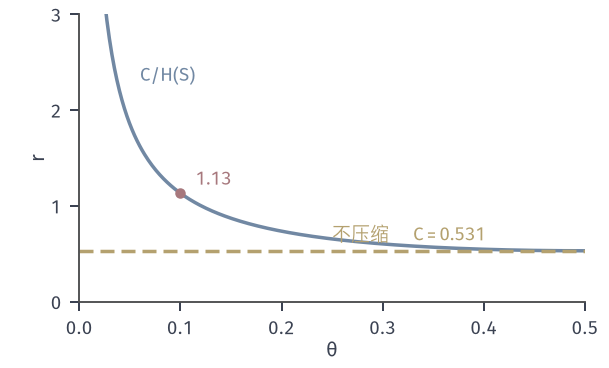

Source code (Python):
from pathlib import Path
import sys
HERE = Path(__file__).resolve().parent
sys.path.insert(0, str(HERE.parent/"ccode-common"))
from ccode_fig import *
# Lossless source-channel transmission of a Bern(theta) source over BSC(0.1).
# Blue: the largest ratio r = k/n (source symbols per channel use) allowed by r H(S) < C, i.e. r < C / h2(theta).
# Yellow dashed: sending the raw bits through a channel code without compression, r < C.  Red: theta = 0.1.
C = float(1-h2(P))
th = np.linspace(.005, .5, 400)
r = C/h2(th)
fig, ax = figure(width_mm=86, height_mm=52)
panel(fig, left=.13, right=.96, top=.96, bottom=.18)
ax.plot(th, r, color=BLUE, lw=1.4)
ax.axhline(C, color=YELLOW, lw=1.4, ls=DASH)
dot(ax, .1, C/float(h2(.1)))
lab(ax, .115, C/float(h2(.1))+.08, r'$1.13$', RED)
lab(ax, .25, C+.1, '不压缩', YELLOW); lab(ax, .33, C+.1, r'$C=0.531$', YELLOW); lab(ax, .06, 2.3, r'$C/H(S)$', BLUE)
ax.set_xlim(0, .5); ax.set_ylim(0, 3); ax.set_yticks([0, 1, 2, 3])
ax.set_xlabel(r'$\theta$', labelpad=1); ax.set_ylabel(r'$r$', labelpad=1)
save(fig, HERE, 'figure', {'C': C, 'H_0.1': float(h2(.1)), 'r_max_0.1': C/float(h2(.1))})
